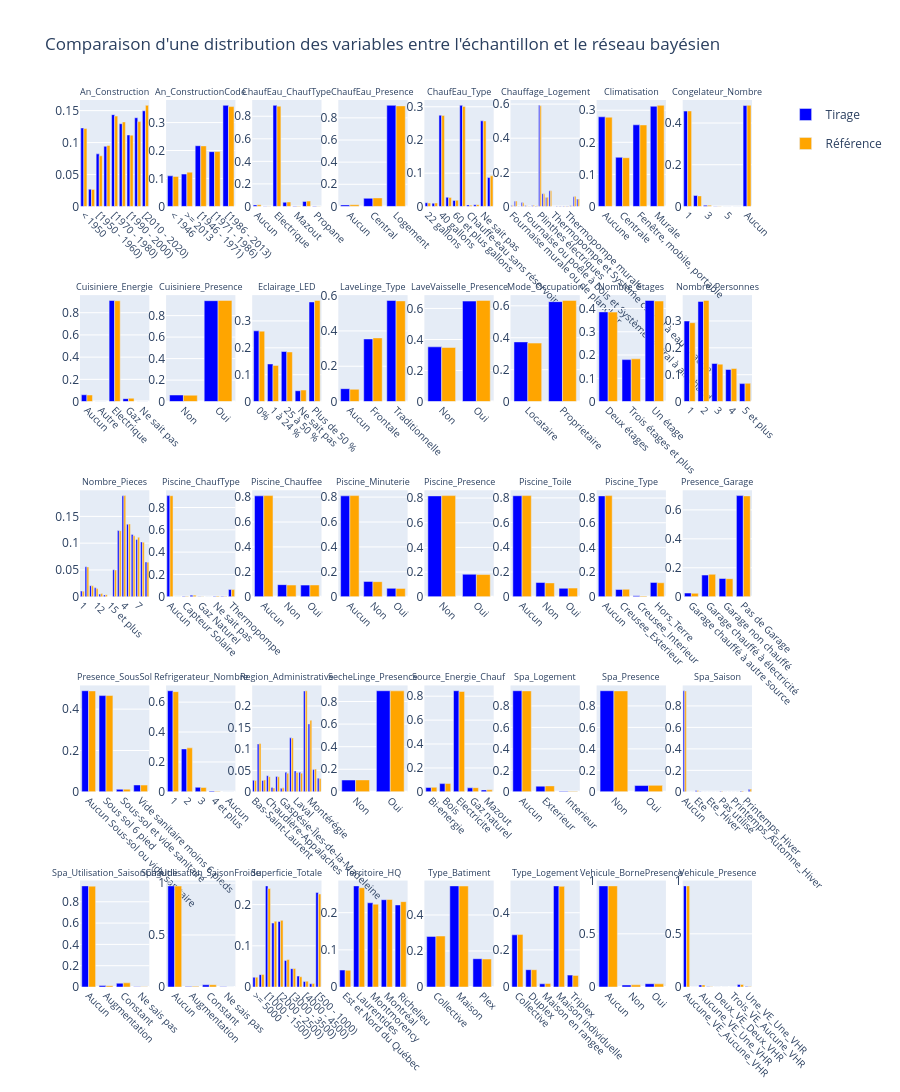

Notebook code for this chart:
### Code cell
# display ploly for all variables
import plotly.graph_objects as go
from plotly.subplots import make_subplots
cols=8
num_vars = int(len(variables_a_comparer)/cols)
fig = make_subplots(rows=num_vars, cols=cols, subplot_titles=list(variables_a_comparer.keys()))
for i, variable in enumerate(variables_a_comparer):
    row = i // cols + 1
    col = i % cols + 1
    sample_freq = frequencies[variable]
    bn_freq = bn_frequencies[variable]
    
    # sort categories to have consistent x-axis
    categories = sorted(list(set(sample_freq.keys()).union(set(bn_freq.keys()))))
    sample_values = [sample_freq.get(cat, 0) for cat in categories]
    bn_values = [bn_freq.get(cat, 0) for cat in categories]
    
    if i==0:
        fig.add_trace(go.Bar(x=categories, y=sample_values, name='Tirage', marker_color='blue',showlegend=True, legendgroup='Tirage'), row=row, col=col)
        fig.add_trace(go.Bar(x=categories, y=bn_values, name='Référence', marker_color='orange', showlegend=True, legendgroup='Référence'), row=row, col=col)
    else:
        fig.add_trace(go.Bar(x=categories, y=sample_values, name='Tirage', marker_color='blue', showlegend=False, legendgroup='Tirage'), row=row, col=col)
        fig.add_trace(go.Bar(x=categories, y=bn_values, name='Référence', marker_color='orange', showlegend=False, legendgroup='Référence'), row=row, col=col)
    #adjuste space between subplot to avoid xlend overlap
    fig.update_layout(bargap=0.2)
    #add fancy text style
    fig.update_xaxes(tickangle=45, tickfont=dict(size=10))
    #update subplot_title font size
    fig.layout.annotations[i].font.size = 9

    # change xlabel font size
    fig.update_xaxes(title_font=dict(size=8), row=row, col=col)
    

fig.update_layout(legend=dict(x=1.05, y=1))    

fig.update_layout(height=300*num_vars, title_text="Comparaison d'une distribution des variables entre l'échantillon et le réseau bayésien")
fig.show()
